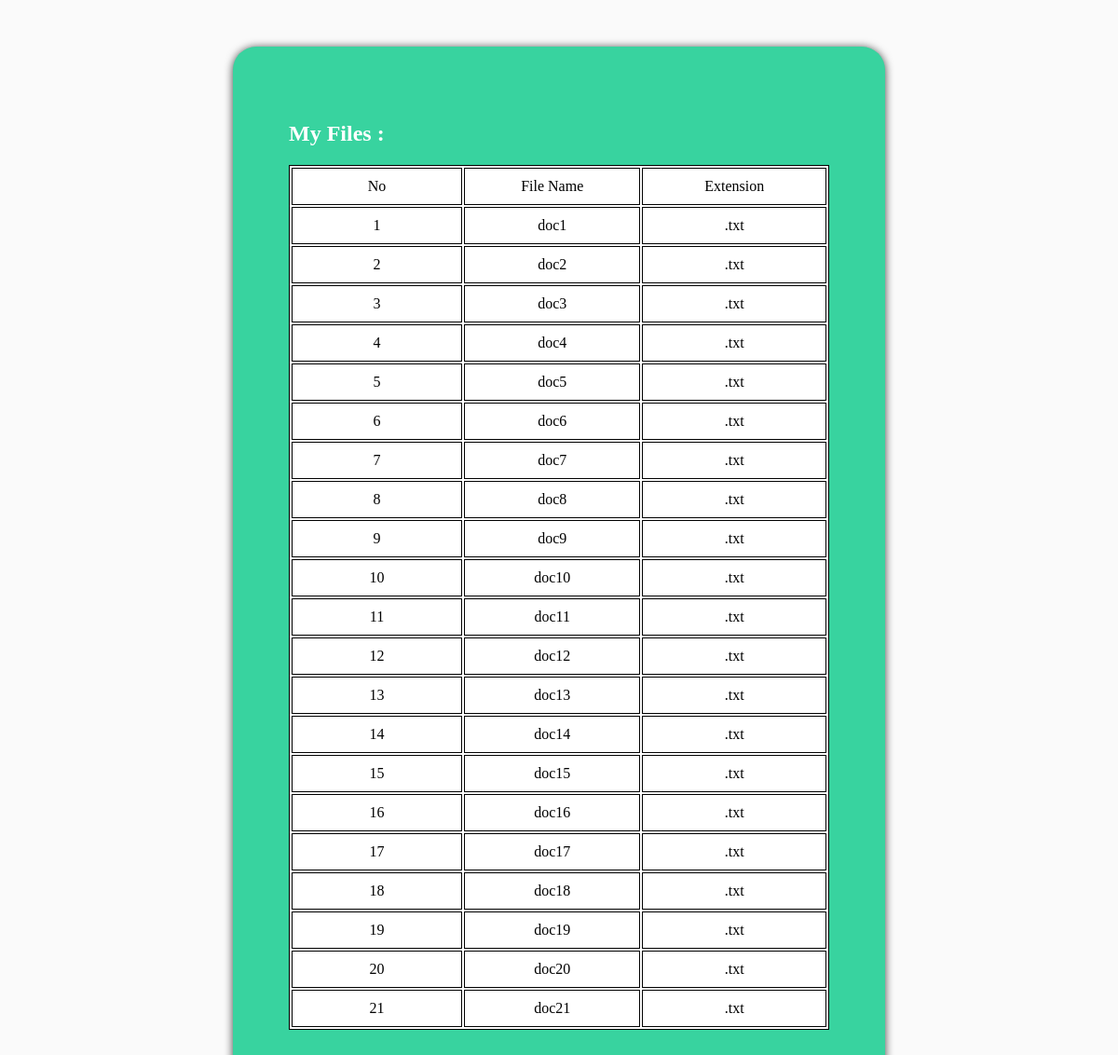
The app's page /myfiles.php with its own data.
### tables this page shows
CREATE TABLE `documents` (
  `id` int(11) NOT NULL,
  `name` varchar(255) NOT NULL,
  `extensions` varchar(10) NOT NULL
);

### FileHandler.php (called while the page is built, shortened)
<?php
class FileHandler{
    private $conn;
    public function __construct($connection){
        $this->conn = $connection;
    }
    public function get_all($table){
        $query = "SELECT * FROM $table";
        $result = mysqli_query($this->conn, $query);
        $data = [];
        while( $d = mysqli_fetch_assoc($result) ){
            $data[] = $d;
        }
        return $data;
    }
}

### myfiles.php (the view, shortened to what this page needs)
<?php
require('FileHandler.php');
$conn = Connection::get_connection("text search");
$fileHandler = new FileHandler($conn);
$documents = $fileHandler->get_all("documents");
?>
<!DOCTYPE html>
<html lang="en">
<head>
    <link rel="stylesheet" href="quintuple.css">
    <link rel="stylesheet" href="table.css">
</head>
<body>
    <div class="container">
        <h2>My Files : </h2>
        <table id="files" >
            <tr>
                <td>No</td>
                <td>File Name</td>
                <td>Extension</td>
            </tr>
            <?php foreach($documents as $no => $document) : ?>
                <tr>
                    <td><?php echo $no + 1; ?></td>
                    <td><?php echo $document['name']; ?></td>
                    <td><?php echo "." .  $document['extensions']; ?></td>
                </tr>
            <?php endforeach; ?>
        </table>
    </div>
</body>
</html>

### styles/quintuple.css (style rules this page uses)
body { margin:0; padding:0; background-color: rgb(250, 250, 250); }
.container { margin: 50px 250px; padding: 60px; box-shadow: 0 1px 10px rgb(65, 65, 65); border-radius: 25px; background-color: #38d39f; }
table { text-align: center; margin: auto; }
table, tr, td { border: 1px solid black; background-color: white; }
td { padding: 10px 20px; max-width: 20%; }
h2 { color:white; }

### styles/table.css (style rules this page uses)
#files td { width: 200px; }

### records on screen
documents: name "doc1", extensions "txt"
documents: name "doc2", extensions "txt"
documents: name "doc3", extensions "txt"
documents: name "doc4", extensions "txt"
documents: name "doc5", extensions "txt"
documents: name "doc6", extensions "txt"
documents: name "doc7", extensions "txt"
documents: name "doc8", extensions "txt"
documents: name "doc9", extensions "txt"
documents: name "doc10", extensions "txt"
documents: name "doc11", extensions "txt"
documents: name "doc12", extensions "txt"
documents: name "doc13", extensions "txt"
documents: name "doc14", extensions "txt"
documents: name "doc15", extensions "txt"
documents: name "doc16", extensions "txt"
documents: name "doc17", extensions "txt"
documents: name "doc18", extensions "txt"
documents: name "doc19", extensions "txt"
documents: name "doc20", extensions "txt"
documents: name "doc21", extensions "txt"
